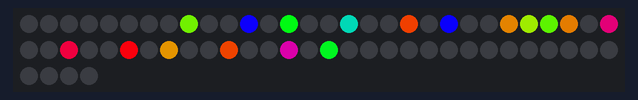
Bench run of a sketch on a simulated Arduino Uno, built with avr-gcc and run on an emulated ATmega328P. Shown: 64 RGB LEDs in strip order, left to right, continuing on the next row. Random numbers use the default seed unless the sketch sets one.

Above: at 1.1 s.

The sketch:

hi.ino
```cpp
// Free RTOS
// #include <Arduino_FreeRTOS.h>
// #include <croutine.h>
// #include <event_groups.h>
// #include <FreeRTOSConfig.h>
// #include <FreeRTOSVariant.h>
// #include <list.h>
// #include <mpu_wrappers.h>
// #include <portable.h>
// #include <portmacro.h>
// #include <projdefs.h>
// #include <queue.h>
// #include <semphr.h>
// #include <StackMacros.h>
// #include <task.h>
// #include <timers.h>

// FastLED
#include <FastLED.h>


#define NUM_LEDS 64
#define DATA_PIN 7
#define CHIPSET     NEOPIXEL

CRGB leds[NUM_LEDS];
static uint8_t hue = 0;

static const int sparkles = 17;
static uint8_t nums[sparkles];
static uint8_t hues[sparkles];
static uint8_t values[sparkles];

void _H(){
  nums[0] = 8;
  nums[1] = 16;
  nums[2] = 24;
  nums[3] = 32;
  nums[4] = 40;
  nums[5] = 25;
  nums[6] = 26;
  nums[7] = 11;
  nums[8] = 19;
  nums[9] = 27;
  nums[10] = 35;
  nums[11] = 43;
}
void _I(){
  nums[12] = 13;
  nums[13] = 21;
  nums[14] = 29;
  nums[15] = 37;
  nums[16] = 45;
}

void setup() {
  //Serial.begin(9600);
  FastLED.addLeds<CHIPSET, DATA_PIN>(leds, NUM_LEDS);
}

void loop() {
  for(int i = 0; i < sparkles; i++) {

    _H();
    _I();

    leds[nums[i]] = CHSV(hues[i], 255, values[i]);

    if(values[i] == 0) {
      hues[i] = random8();
      values[i] = 255;
    }

    FastLED.show();
    delay(30);
  }
}
```
